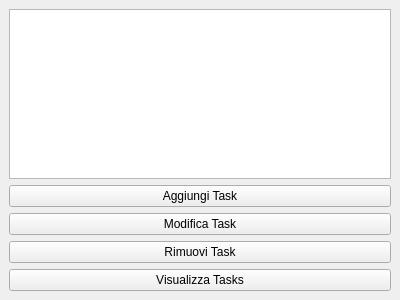
<?xml version="1.0" encoding="UTF-8"?>
<ui version="4.0">
 <class>MainWindow</class>
 <widget class="QMainWindow" name="MainWindow">
  <property name="geometry">
   <rect>
    <x>0</x>
    <y>0</y>
    <width>400</width>
    <height>300</height>
   </rect>
  </property>
  <property name="windowTitle">
   <string>TODO App</string>
  </property>
  <widget class="QWidget" name="centralwidget">
   <layout class="QVBoxLayout" name="verticalLayout">
    <item>
     <widget class="QListWidget" name="taskListWidget"/>
    </item>
    <item>
     <widget class="QPushButton" name="addTaskButton">
      <property name="text">
       <string>Aggiungi Task</string>
      </property>
     </widget>
    </item>
    <item>
     <widget class="QPushButton" name="modifyTaskButton">
      <property name="text">
       <string>Modifica Task</string>
      </property>
     </widget>
    </item>
    <item>
     <widget class="QPushButton" name="removeTaskButton">
      <property name="text">
       <string>Rimuovi Task</string>
      </property>
     </widget>
    </item>
    <item>
     <widget class="QPushButton" name="listTasksButton">
      <property name="text">
       <string>Visualizza Tasks</string>
      </property>
     </widget>
    </item>
   </layout>
  </widget>
 </widget>
 <resources/>
 <connections/>
</ui>
